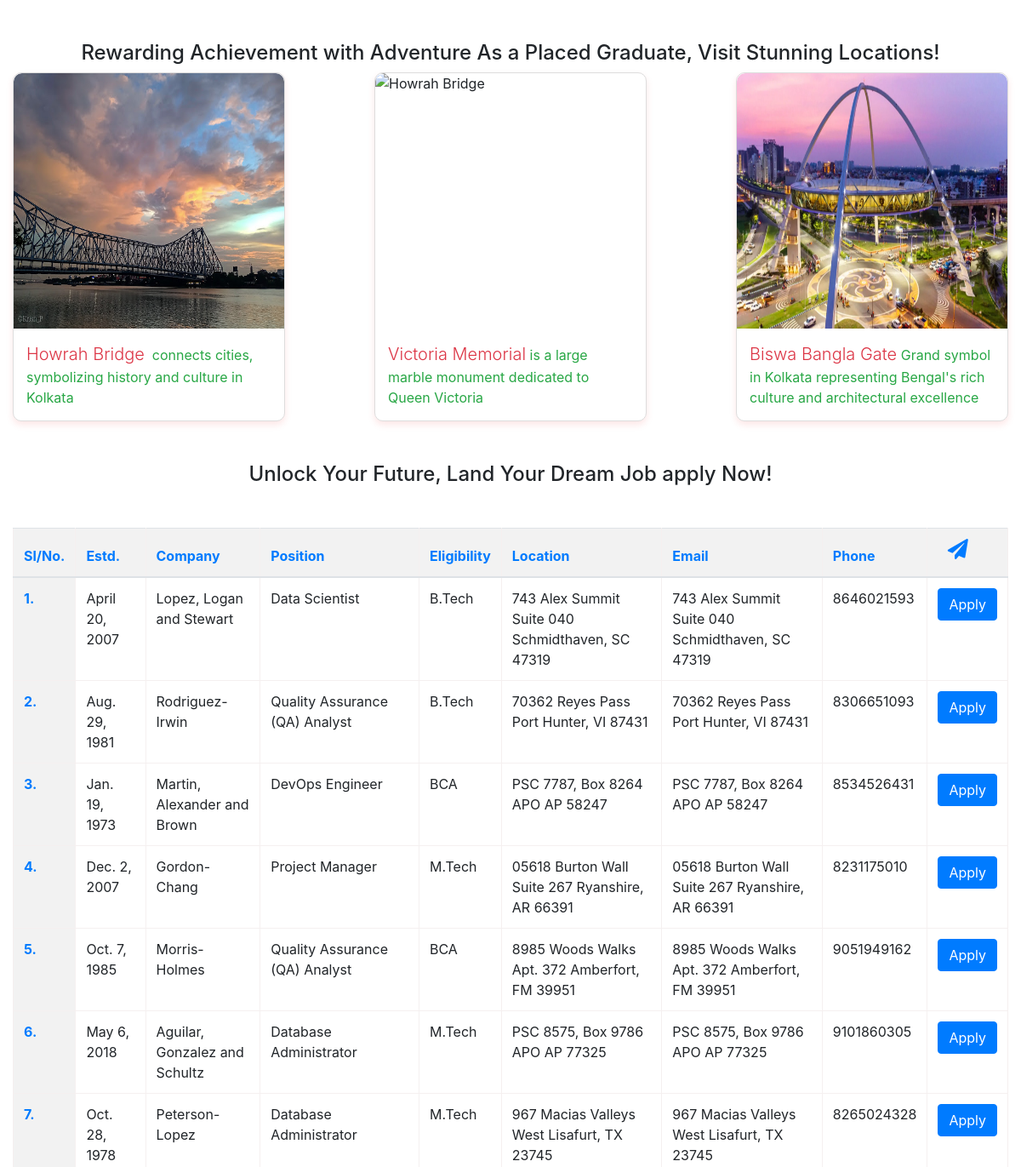
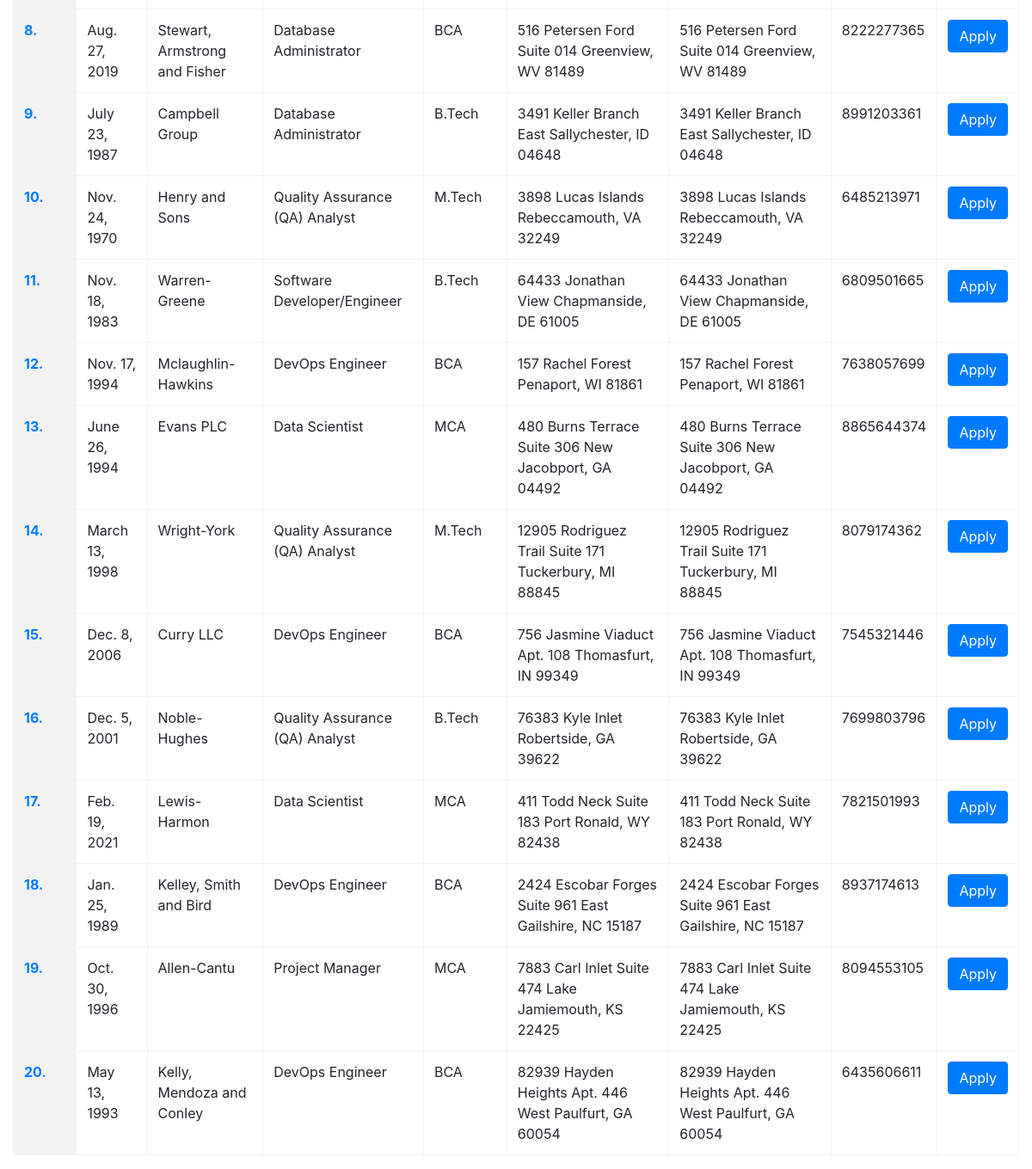
/kolkatajobs/, run on the app's committed database (2 pictures, top to bottom).
### testapp/models.py (models this page shows)
class Kolkata_job(models.Model):
    estd = models.DateField()
    company = models.CharField(max_length=100)
    position = models.CharField(max_length=100)
    eligibility = models.CharField(max_length=100)
    location = models.CharField(max_length=100)
    email = models.EmailField()
    phone = models.BigIntegerField()

### testapp/views.py (the view)
# urls.py: path('kolkatajobs/', views.Kolkata_View),
def Kolkata_View(request):
    job_list = Kolkata_job.objects.all()
    my_dict = {'job_list': job_list}
    return render(request, 'HtmlFolder/Kolkata_jobs.html',my_dict)

### templates/HtmlFolder/Kolkata_jobs.html (shortened to what this page needs)
<!DOCTYPE html>
{% load static %}
<html lang="en">
<head>
  <link rel="stylesheet" href="https://stackpath.bootstrapcdn.com/bootstrap/4.5.2/css/bootstrap.min.css">
  <link rel="stylesheet" href="https://cdn.jsdelivr.net/npm/bootstrap-icons@1.16.0/font/bootstrap-icons.css"
>
  <link rel="stylesheet" href="https://use.fontawesome.com/releases/v5.5.0/css/all.css">
  <link rel="stylesheet" href="{% static 'css/kolkata.css' %}">
</head>
<body class="container-fluid mt-5">
  <div class="container mt-5 animated fadeInUp">
    <h4 class="text-center">Rewarding Achievement with Adventure As a Placed Graduate, Visit Stunning Locations!</h4>
  </div>
  <div class="d-flex justify-content-lg-between">
    <div class="card me-lg-3" style="width: 20rem;">
        <img class="card-img-top" src="{% static 'images/images1.jpeg' %}" style="height: 300px;" alt="Howrah Bridge">
        <div class="card-body">
            <p class="card-text"><span class="text-danger lead">Howrah Bridge</span> <span class="text-success">&nbspconnects cities, symbolizing history and culture in Kolkata </span></p>
        </div>
    </div>
    <div class="card me-lg-3" style="width: 20rem;">
      <img class="card-img-top" src="{% static 'images/images2.jpeg' %}" style="height: 300px;" alt="Howrah Bridge">
      <div class="card-body">
        <p class="card-text"><span class="text-danger lead">Victoria Memorial</span><span class="text-success">&nbsp;is a large marble monument dedicated to Queen Victoria</span></p>
      </div>
    </div>
    <div class="card ms-lg-3" style="width: 20rem;">
        <img class="card-img-top" src="{% static 'images/images3.jpeg' %}" style="height: 300px;" alt="Howrah Bridge">
        <div class="card-body">
          <p class="card-text"><span class="text-danger lead">Biswa Bangla Gate</span><span class="text-success">&nbsp;Grand symbol in Kolkata representing Bengal's rich culture and architectural excellence</span></p>
        </div>
    </div>
  </div>
  <div class="container mt-5 animated fadeInUp">
    <h4 class="text-center">Unlock Your Future, Land Your Dream Job apply Now!</h4>
  </div>
    {% if job_list%}
    <table class="table mt-5">
        <thead class="bg-danger">
          <tr class="text-primary">
            <th scope="col">Sl/No.</th>
            <th scope="col">Estd.</th>
            <th scope="col">Company</th>
            <th scope="col">Position</th>
            <th scope="col">Eligibility</th>
            <th scope="col">Location</th>
            <th scope="col">Email</th>
            <th scope="col">Phone</th>
            <th scope="col">&nbsp;&nbsp;&nbsp;<h4 class="fas fa-paper-plane"></h4></th>
          </tr>
        </thead>
        <tbody>
        {% for job in job_list %}
          <tr>
            <th scope="row" class="text-primary">{{forloop.counter}}.</th>
            <td>{{job.estd}}</td>
            <td>{{job.company}}</td>
            <td>{{job.position}}</td>
            <td>{{job.eligibility}}</td>
            <td>{{job.location}}</td>
            <td>{{job.location}}</td>
            <td>{{job.phone}}</td>
            <td><a href="/registration" class="btn btn-primary" target="_blank">Apply</a></td>
          </tr>
        {% endfor %}
        </tbody>
      </table>
      {% else %}
      <p>No jobs found</p>
      {% endif %}
</body>
</html>

### static/css/kolkata.css (style rules this page uses)
.card { border: 1px solid #ddd; border-radius: 10px; box-shadow: 0 4px 8px rgba(231, 13, 13, 0.1); overflow: hidden; transition: transform 0.5s ease-in-out; }
img { height: 20rem; aspect-ratio: 3/2; }
.card-img-top { border-top-left-radius: 10px; border-top-right-radius: 10px; }
.card-body { padding: 15px; }
.d-flex { display: flex; flex-wrap: wrap; }
table { width: 100%; border-collapse: collapse; margin-top: 20px; font-size: 16px; }
th, td { border: 1px solid hwb(0 94% 4%); padding: 12px; text-align: left; }
th { background-color: #f2f2f2; }
tbody tr { opacity: 0; animation: fadeIn 0.5s ease-in-out forwards; }

### data on the page
Kolkata_job: estd "April 20, 2007", company "Lopez, Logan and Stewart", position "Data Scientist", eligibility "B.Tech", location "743 Alex Summit Suite 040 Schmidthaven, SC 47319", phone "8646021593"
Kolkata_job: estd "Aug. 29, 1981", company "Rodriguez-Irwin", position "Quality Assurance (QA) Analyst", eligibility "B.Tech", location "70362 Reyes Pass Port Hunter, VI 87431", phone "8306651093"
Kolkata_job: estd "Jan. 19, 1973", company "Martin, Alexander and Brown", position "DevOps Engineer", eligibility "BCA", location "PSC 7787, Box 8264 APO AP 58247", phone "8534526431"
Kolkata_job: estd "Dec. 2, 2007", company "Gordon-Chang", position "Project Manager", eligibility "M.Tech", location "05618 Burton Wall Suite 267 Ryanshire, AR 66391", phone "8231175010"
Kolkata_job: estd "Oct. 7, 1985", company "Morris-Holmes", position "Quality Assurance (QA) Analyst", eligibility "BCA", location "8985 Woods Walks Apt. 372 Amberfort, FM 39951", phone "9051949162"
Kolkata_job: estd "May 6, 2018", company "Aguilar, Gonzalez and Schultz", position "Database Administrator", eligibility "M.Tech", location "PSC 8575, Box 9786 APO AP 77325", phone "9101860305"
Kolkata_job: estd "Oct. 28, 1978", company "Peterson-Lopez", position "Database Administrator", eligibility "M.Tech", location "967 Macias Valleys West Lisafurt, TX 23745", phone "8265024328"
Kolkata_job: estd "Aug. 27, 2019", company "Stewart, Armstrong and Fisher", position "Database Administrator", eligibility "BCA", location "516 Petersen Ford Suite 014 Greenview, WV 81489", phone "8222277365"
Kolkata_job: estd "July 23, 1987", company "Campbell Group", position "Database Administrator", eligibility "B.Tech", location "3491 Keller Branch East Sallychester, ID 04648", phone "8991203361"
Kolkata_job: estd "Nov. 24, 1970", company "Henry and Sons", position "Quality Assurance (QA) Analyst", eligibility "M.Tech", location "3898 Lucas Islands Rebeccamouth, VA 32249", phone "6485213971"
Kolkata_job: estd "Nov. 18, 1983", company "Warren-Greene", position "Software Developer/Engineer", eligibility "B.Tech", location "64433 Jonathan View Chapmanside, DE 61005", phone "6809501665"
Kolkata_job: estd "Nov. 17, 1994", company "Mclaughlin-Hawkins", position "DevOps Engineer", eligibility "BCA", location "157 Rachel Forest Penaport, WI 81861", phone "7638057699"
Kolkata_job: estd "June 26, 1994", company "Evans PLC", position "Data Scientist", eligibility "MCA", location "480 Burns Terrace Suite 306 New Jacobport, GA 04492", phone "8865644374"
Kolkata_job: estd "March 13, 1998", company "Wright-York", position "Quality Assurance (QA) Analyst", eligibility "M.Tech", location "12905 Rodriguez Trail Suite 171 Tuckerbury, MI 88845", phone "8079174362"
Kolkata_job: estd "Dec. 8, 2006", company "Curry LLC", position "DevOps Engineer", eligibility "BCA", location "756 Jasmine Viaduct Apt. 108 Thomasfurt, IN 99349", phone "7545321446"
Kolkata_job: estd "Dec. 5, 2001", company "Noble-Hughes", position "Quality Assurance (QA) Analyst", eligibility "B.Tech", location "76383 Kyle Inlet Robertside, GA 39622", phone "7699803796"
Kolkata_job: estd "Feb. 19, 2021", company "Lewis-Harmon", position "Data Scientist", eligibility "MCA", location "411 Todd Neck Suite 183 Port Ronald, WY 82438", phone "7821501993"
Kolkata_job: estd "Jan. 25, 1989", company "Kelley, Smith and Bird", position "DevOps Engineer", eligibility "BCA", location "2424 Escobar Forges Suite 961 East Gailshire, NC 15187", phone "8937174613"
Kolkata_job: estd "Oct. 30, 1996", company "Allen-Cantu", position "Project Manager", eligibility "MCA", location "7883 Carl Inlet Suite 474 Lake Jamiemouth, KS 22425", phone "8094553105"
Kolkata_job: estd "May 13, 1993", company "Kelly, Mendoza and Conley", position "DevOps Engineer", eligibility "BCA", location "82939 Hayden Heights Apt. 446 West Paulfurt, GA 60054", phone "6435606611"
